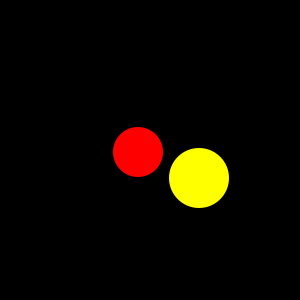
Frame 1 (no input)
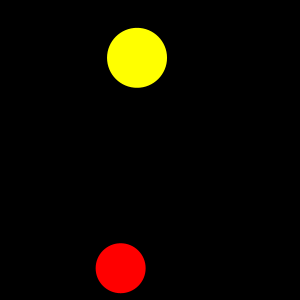
Frame 60 (the mouse pressed at the canvas centre just before this capture)
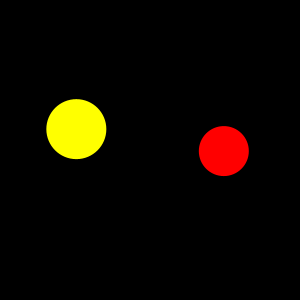
Frame 120 (the mouse held since frame 60 and released just before this capture)

The Processing sketch that drew these frames (run headless with seeded random() and noise(); from frame 60 on, the mouse is pressed at the canvas centre):

// Processing sketch: sketch_03_particle_applyForce_mouse
// ── sketch_03_particle_applyForce_mouse.pde
Particle p;
Particle p2;

void setup(){
 
  size(300,300);
  noStroke();
  
  p = new Particle(133.0, 150.0, 50.0, 5.0, 2.0, color(255,0,0)); 
  p2 = new Particle(200.0, 180.0, 60.0, -1.0, -2.0, color(255,255,0)); 
}
 
void draw(){
  
  background(0);
  p.applyForce();
  p2.applyForce();
  p.update();
  p2.update();
  p.display();
  p2.display();
  
}

class Particle{
  PVector position;
  PVector velocity;
  PVector force;
  float d;
  color col;
  
  Particle(float _x, float _y, float _d, float _vx, float _vy, color _col){
    position = new PVector( _x, _y);
    velocity = new PVector( _vx, _vy);
    force = new PVector(0,1);
    d = _d;
    col = _col;
  }
  
  void display(){
    fill(col);
    ellipse(position.x, position.y, d, d); 
  }
  
  void update(){
    position.add(velocity);
    
    if(position.x < d/2){
      velocity.x *= -1;
      position.x = d/2;
    }
    
    if(position.x > width - d/2){
      velocity.x *= -1;
      position.x = width - d/2;
    }
    
    if(position.y < d/2){
      velocity.y *= -1;
      position.y = d/2;
    }
    
    if(position.y > height - d/2){
      velocity.y *= -1;
       position.y = height - d/2;
    }
    
  }
  
  void applyForce(){
    PVector target = new PVector(mouseX, mouseY);
    force = PVector.sub(target, position);
    float distance = force.mag();
    if(20.0 < distance){
      force.normalize();
      force.mult(100.0/pow(distance,2));
      velocity.add(force);
    }
    
  }
  
}
